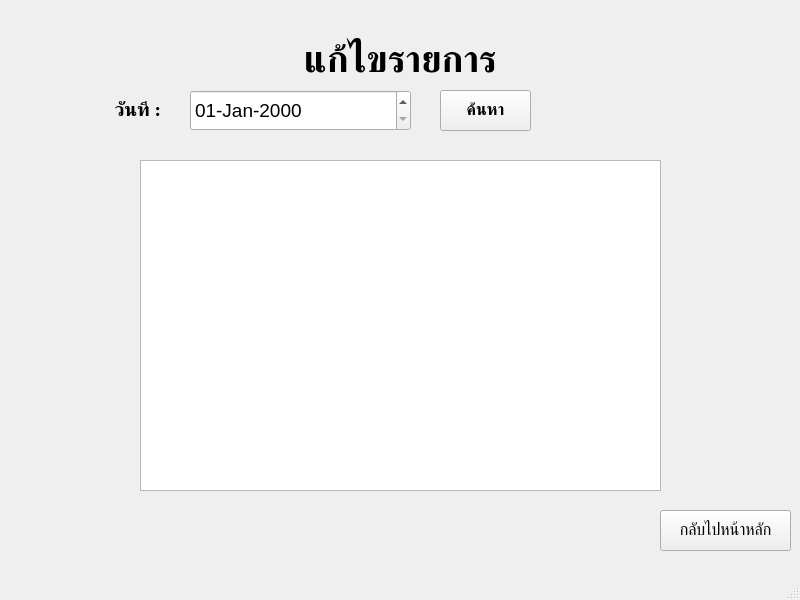
<?xml version="1.0" encoding="UTF-8"?>
<ui version="4.0">
 <class>MainWindow</class>
 <widget class="QMainWindow" name="MainWindow">
  <property name="geometry">
   <rect>
    <x>0</x>
    <y>0</y>
    <width>800</width>
    <height>600</height>
   </rect>
  </property>
  <property name="windowTitle">
   <string>MainWindow</string>
  </property>
  <widget class="QWidget" name="centralwidget">
   <widget class="QLabel" name="label">
    <property name="geometry">
     <rect>
      <x>150</x>
      <y>20</y>
      <width>501</width>
      <height>81</height>
     </rect>
    </property>
    <property name="font">
     <font>
      <family>Sukhumvit Set</family>
      <pointsize>28</pointsize>
      <weight>75</weight>
      <bold>true</bold>
     </font>
    </property>
    <property name="text">
     <string>แก้ไขรายการ</string>
    </property>
    <property name="alignment">
     <set>Qt::AlignCenter</set>
    </property>
   </widget>
   <widget class="QPushButton" name="to_summary_btn">
    <property name="geometry">
     <rect>
      <x>1030</x>
      <y>570</y>
      <width>131</width>
      <height>41</height>
     </rect>
    </property>
    <property name="font">
     <font>
      <family>Sukhumvit Set</family>
      <pointsize>12</pointsize>
      <weight>50</weight>
      <bold>false</bold>
     </font>
    </property>
    <property name="text">
     <string>กลับไปหน้าหลัก</string>
    </property>
   </widget>
   <widget class="QDateEdit" name="date_field">
    <property name="geometry">
     <rect>
      <x>190</x>
      <y>90</y>
      <width>221</width>
      <height>41</height>
     </rect>
    </property>
    <property name="font">
     <font>
      <pointsize>14</pointsize>
     </font>
    </property>
    <property name="displayFormat">
     <string>dd-MMM-yyyy</string>
    </property>
   </widget>
   <widget class="QLabel" name="label_2">
    <property name="geometry">
     <rect>
      <x>60</x>
      <y>100</y>
      <width>101</width>
      <height>20</height>
     </rect>
    </property>
    <property name="font">
     <font>
      <family>Sukhumvit Set</family>
      <pointsize>14</pointsize>
      <weight>75</weight>
      <bold>true</bold>
     </font>
    </property>
    <property name="text">
     <string>วันที่ :</string>
    </property>
    <property name="alignment">
     <set>Qt::AlignRight|Qt::AlignTrailing|Qt::AlignVCenter</set>
    </property>
   </widget>
   <widget class="QPushButton" name="to_summary_btn_2">
    <property name="geometry">
     <rect>
      <x>660</x>
      <y>510</y>
      <width>131</width>
      <height>41</height>
     </rect>
    </property>
    <property name="font">
     <font>
      <family>Sukhumvit Set</family>
      <pointsize>12</pointsize>
      <weight>50</weight>
      <bold>false</bold>
     </font>
    </property>
    <property name="text">
     <string>กลับไปหน้าหลัก</string>
    </property>
   </widget>
   <widget class="QTableView" name="query_table">
    <property name="geometry">
     <rect>
      <x>140</x>
      <y>160</y>
      <width>521</width>
      <height>331</height>
     </rect>
    </property>
   </widget>
   <widget class="QPushButton" name="find_btn">
    <property name="geometry">
     <rect>
      <x>440</x>
      <y>90</y>
      <width>91</width>
      <height>41</height>
     </rect>
    </property>
    <property name="font">
     <font>
      <family>Sukhumvit Set</family>
      <pointsize>12</pointsize>
      <weight>75</weight>
      <bold>true</bold>
     </font>
    </property>
    <property name="text">
     <string>ค้นหา</string>
    </property>
   </widget>
  </widget>
  <widget class="QMenuBar" name="menubar">
   <property name="geometry">
    <rect>
     <x>0</x>
     <y>0</y>
     <width>800</width>
     <height>26</height>
    </rect>
   </property>
  </widget>
  <widget class="QStatusBar" name="statusbar"/>
 </widget>
 <resources/>
 <connections/>
</ui>
